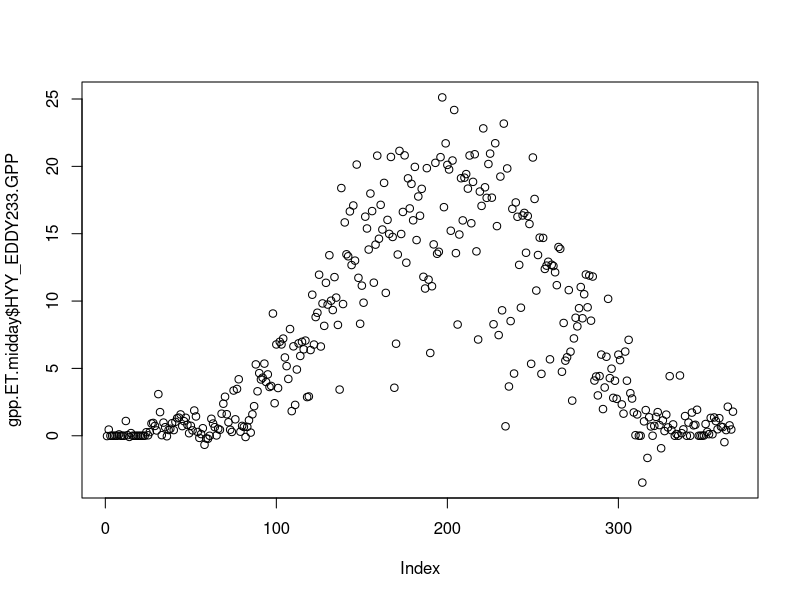
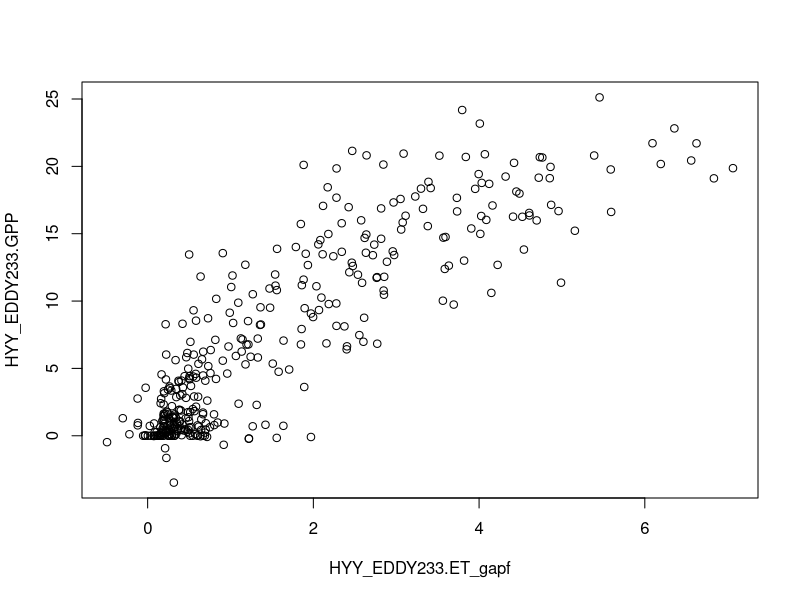
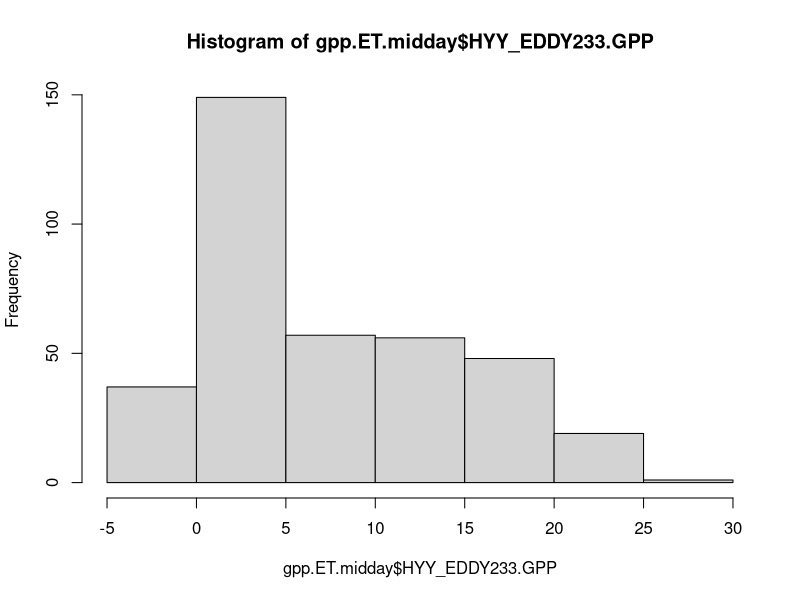
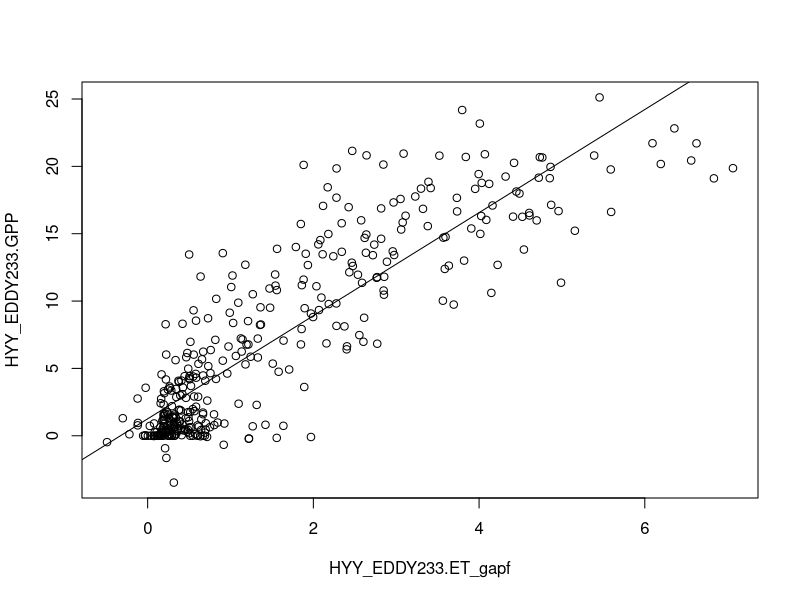

The R script that drew these images, in order:
## ---- chunk 1
gpp<-read.csv('../data/gppsmeardata_20160101120000.csv',header = T,sep = ',',dec='.')

## ---- chunk 2

ET<-read.csv('../data/ET smeardata_20160101120000.csv',header = T,sep = ',')

## ---- chunk 3

head(ET)
## ---- chunk 4

## ---- chunk 5
gpp.ET<-merge(gpp,ET,by=c("Year","Month","Day","Hour","Minute", "Second"),all = T)
## ---- chunk 6
gpp.ET.sep <- subset(gpp.ET, Month==9)
## ---- chunk 7
gpp.ET.midday <- subset(gpp.ET, Hour==12)
gpp.ET.midday <- subset(gpp.ET.midday, Minute==0)
## ---- chunk 8
head(gpp.ET.midday)
## ---- chunk 9
gpp.ET.midday <- gpp.ET.midday[with(gpp.ET.midday, order(Month, Day)), ]
## ---- chunk 10
head(gpp.ET.midday)
## ---- chunk 11
plot(gpp.ET.midday$HYY_EDDY233.GPP)
## ---- chunk 12
plot(HYY_EDDY233.GPP~HYY_EDDY233.ET_gapf, data=gpp.ET.midday)
## ---- chunk 13

hist(gpp.ET.midday$HYY_EDDY233.GPP)
## ---- chunk 14
col.means <- sapply(gpp.ET.midday, mean, na.rm=TRUE)
print(col.means)
## ---- chunk 15
summary(gpp.ET.midday)
## ---- chunk 16
model.1<-lm(HYY_EDDY233.GPP~HYY_EDDY233.ET_gapf, data=gpp.ET.midday)

## ---- chunk 17
summary(model.1)

## ---- chunk 18
plot(HYY_EDDY233.GPP~HYY_EDDY233.ET_gapf, data=gpp.ET.midday)
abline(lm(HYY_EDDY233.GPP~HYY_EDDY233.ET_gapf,data=gpp.ET.midday))


